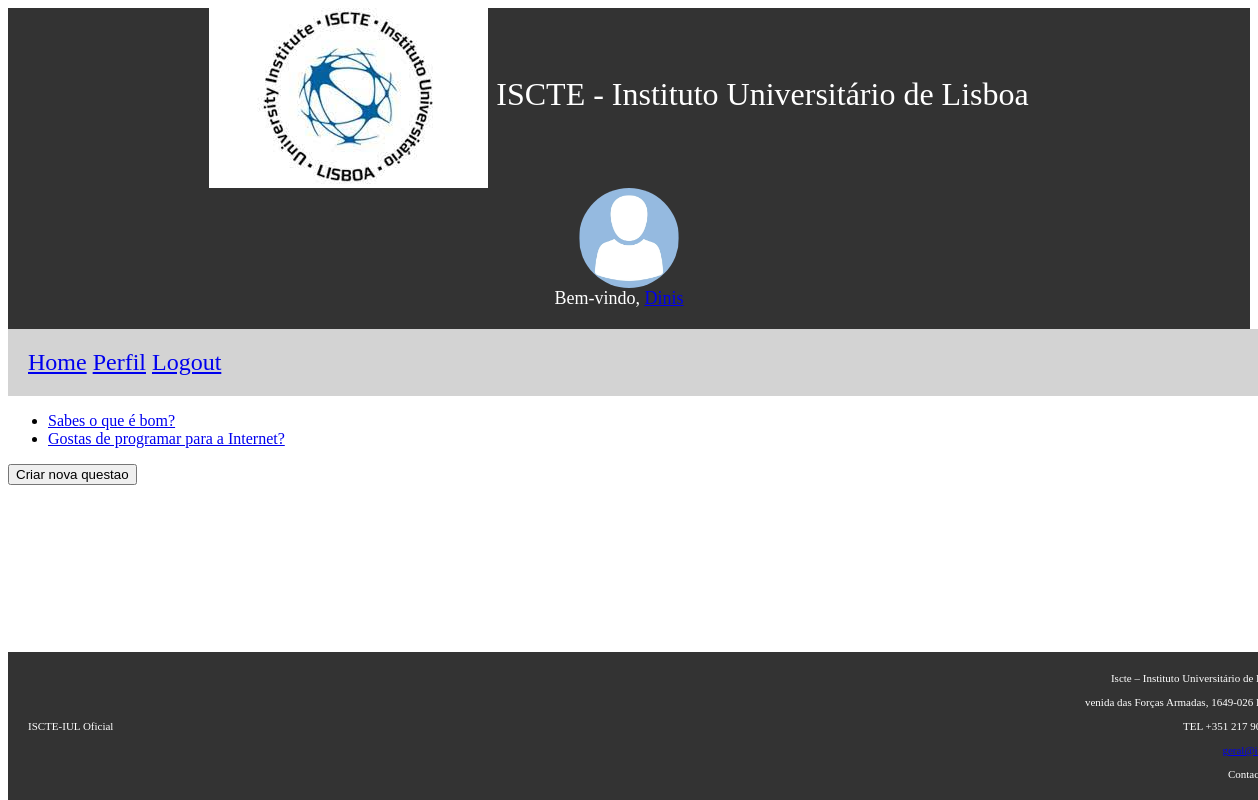
/votacao/ (signed in), run on the app's committed database.
### votacao/models.py (models this page shows, shortened)
class Questao(models.Model):
    questao_texto = models.CharField(max_length=200)
    pub_data = models.DateTimeField('data de publicacao')

### votacao/views.py (the view)
# urls.py: path("", views.index, name="index"),
@login_required
def index(request):
    latest_question_list = Questao.objects.order_by('-pub_data')
    user = request.user
    try:
        aluno = user.aluno
        context = {'latest_question_list': latest_question_list, 'aluno': aluno}
    except Aluno.DoesNotExist:
        context = {'latest_question_list': latest_question_list}
    context = {'latest_question_list': latest_question_list}
    return render(request, 'votacao/index.html', context)

### votacao/templates/votacao/index.html
{% extends "votacao/header.html" %}
{% block content %}
{% if latest_question_list %}
<ul>
    {% for questao in latest_question_list %}
    <li>
        <a href="{% url 'votacao:detalhe' questao.id %}">
            {{ questao.questao_texto }}
        </a>
    </li>
    {% endfor %}
</ul>
{% else %}
<p>Não há questões a apresentar</p>
{% endif %}
{% if request.session.userid %}
    <a href="{% url 'votacao:criarquestao' %}">
    <input type="button" value="Criar nova questao">
    </a>
{% endif %}
{% endblock content %}

### votacao/templates/votacao/header.html (shortened to what this page needs)
<!DOCTYPE html>
<html lang="en">
<head>
      {% load static %}
    <link rel="stylesheet" type="text/css" href="{% static 'votacao/css/mystyle.css' %}">
</head>
<header>
    <div style="text-align: center" id="iscte_header">
        <div class="iscte_header_inline_display">
        <img style="vertical-align: middle" src="{% static 'votacao/images/iscte_logo.jpeg' %}">
        <span>ISCTE - Instituto Universitário de Lisboa</span>
        </div>
        <div style="text-align: right" class="welcome_inline_display">
            {% if request.session.userid and user.aluno.avatar != "" %}
                <img class="profile-pic" src= "{{user.aluno.avatar}}"  >
            {% else  %}
                <img class="profile-pic" src= "{% static 'votacao/images/person_empty_holder.png' %}" >
            {% endif %}
            {% if request.session.userid %}
                <span> Bem-vindo, <a href="{% url 'votacao:dashboard' %}"> {{ request.session.userid }}</a> </span>
            {% else  %}
                <span> Bem-vindo utilizador</span>
            {% endif %}
        </div>
    </div>
    </header>
<nav class="link_bar">
    <a href="{% url 'votacao:index' %}">Home</a>
            {% if request.session.userid %}
                <a href="{% url 'votacao:dashboard' %}">Perfil</a>
                <a href="{% url 'votacao:logout' %}">Logout</a>
            {% else %}
                <a href="{% url 'votacao:login' %}">Login</a>
                <a href="{% url 'votacao:novouser' %}">Regista-te</a>
            {% endif %}
</nav>
<body>
{% block content %}
{% endblock content %}
</body>
<footer>
  <div class="iscte_footer_container">
    <div class="iscte_footer_container_links">
      <ul>
        <li><a href="https://www.iscte-iul.pt/">ISCTE-IUL Oficial</a></li>
      </ul>
    </div>
    <div class="iscte_footer_container_location">
        <p>Iscte – Instituto Universitário de Lisboa</p><br>
        <p>venida das Forças Armadas, 1649-026 Lisboa</p><br>
        <p>TEL +351 217 903 000</p><br>
        <p><a href="mailto:geral@iscte.pt">geral@iscte.pt</a></p><br>
        <p>Contacte-nos</p>
    </div>
  </div>
</footer>
</html>

### votacao/static/votacao/css/mystyle.css (style rules this page uses)
#iscte_header { padding-bottom: 20px; horiz-align: center; background-color: #333; color: #fff; width:100%; }
.iscte_header_inline_display { vertical-align: middle; display: inline; padding-inline: 20px ; font-size: xx-large; }
.welcome_inline_display { vertical-align: middle; display: inline; padding-inline: 20px ; font-size: large; }
.link_bar { padding: 20px; font-size: x-large; text-align: left; background-color: #D3D3D3; color: #D3D3D3; width:100%; }
footer { background-color: #333; color: #fff; padding: 20px; font-size: 11px; position: absolute; bottom: 0; width:100%; }
.iscte_footer_container { display: flex; justify-content: space-between; align-items: center; }
.iscte_footer_container_links ul { list-style: none; margin: 0; padding: 0; }
.iscte_footer_container_links li { display: inline-block; margin-right: 20px; margin:0; padding:0; }
.iscte_footer_container_links a { color: #fff; text-decoration: none; }
.iscte_footer_container_location p { text-align: right; margin: 0; padding:0; }
.profile-pic { width: 100px; height: 100px; border-radius: 50%; margin: 0 auto; display: block; }

### data on the page
Questao: questao_texto "Sabes o que é bom?"
Questao: questao_texto "Gostas de programar para a Internet?"

### other printed values
{{ request.session.userid }} "Dinis"
